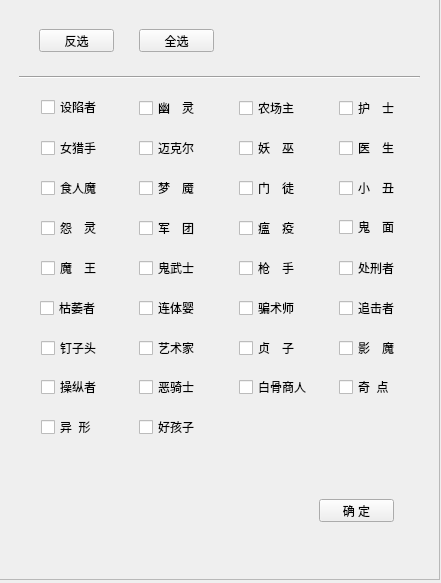
<?xml version="1.0" encoding="UTF-8"?>
<ui version="4.0">
 <class>Dialog</class>
 <widget class="QDialog" name="Dialog">
  <property name="geometry">
   <rect>
    <x>0</x>
    <y>0</y>
    <width>441</width>
    <height>583</height>
   </rect>
  </property>
  <property name="maximumSize">
   <size>
    <width>441</width>
    <height>583</height>
   </size>
  </property>
  <property name="windowTitle">
   <string>选择屠夫</string>
  </property>
  <widget class="QFrame" name="frm_select_killer">
   <property name="geometry">
    <rect>
     <x>-1</x>
     <y>-1</y>
     <width>441</width>
     <height>581</height>
    </rect>
   </property>
   <property name="frameShape">
    <enum>QFrame::StyledPanel</enum>
   </property>
   <property name="frameShadow">
    <enum>QFrame::Raised</enum>
   </property>
   <widget class="QCheckBox" name="cb_jiage">
    <property name="geometry">
     <rect>
      <x>42</x>
      <y>100</y>
      <width>100</width>
      <height>16</height>
     </rect>
    </property>
    <property name="sizePolicy">
     <sizepolicy hsizetype="Fixed" vsizetype="Fixed">
      <horstretch>0</horstretch>
      <verstretch>0</verstretch>
     </sizepolicy>
    </property>
    <property name="text">
     <string>设陷者</string>
    </property>
    <property name="checked">
     <bool>false</bool>
    </property>
    <property name="tristate">
     <bool>false</bool>
    </property>
   </widget>
   <widget class="QCheckBox" name="cb_dingdang">
    <property name="geometry">
     <rect>
      <x>140</x>
      <y>101</y>
      <width>100</width>
      <height>16</height>
     </rect>
    </property>
    <property name="sizePolicy">
     <sizepolicy hsizetype="Fixed" vsizetype="Fixed">
      <horstretch>0</horstretch>
      <verstretch>0</verstretch>
     </sizepolicy>
    </property>
    <property name="text">
     <string>幽　灵</string>
    </property>
    <property name="checked">
     <bool>false</bool>
    </property>
   </widget>
   <widget class="QCheckBox" name="cb_dianjv">
    <property name="geometry">
     <rect>
      <x>240</x>
      <y>101</y>
      <width>100</width>
      <height>16</height>
     </rect>
    </property>
    <property name="sizePolicy">
     <sizepolicy hsizetype="Fixed" vsizetype="Fixed">
      <horstretch>0</horstretch>
      <verstretch>0</verstretch>
     </sizepolicy>
    </property>
    <property name="text">
     <string>农场主</string>
    </property>
    <property name="checked">
     <bool>false</bool>
    </property>
   </widget>
   <widget class="QCheckBox" name="cb_hushi">
    <property name="geometry">
     <rect>
      <x>340</x>
      <y>101</y>
      <width>100</width>
      <height>16</height>
     </rect>
    </property>
    <property name="sizePolicy">
     <sizepolicy hsizetype="Fixed" vsizetype="Fixed">
      <horstretch>0</horstretch>
      <verstretch>0</verstretch>
     </sizepolicy>
    </property>
    <property name="maximumSize">
     <size>
      <width>16777215</width>
      <height>30</height>
     </size>
    </property>
    <property name="layoutDirection">
     <enum>Qt::LeftToRight</enum>
    </property>
    <property name="text">
     <string>护　士</string>
    </property>
    <property name="checked">
     <bool>false</bool>
    </property>
   </widget>
   <widget class="QCheckBox" name="cb_tuzi">
    <property name="geometry">
     <rect>
      <x>42</x>
      <y>141</y>
      <width>100</width>
      <height>16</height>
     </rect>
    </property>
    <property name="sizePolicy">
     <sizepolicy hsizetype="Fixed" vsizetype="Fixed">
      <horstretch>0</horstretch>
      <verstretch>0</verstretch>
     </sizepolicy>
    </property>
    <property name="maximumSize">
     <size>
      <width>16777215</width>
      <height>30</height>
     </size>
    </property>
    <property name="text">
     <string>女猎手</string>
    </property>
    <property name="checked">
     <bool>false</bool>
    </property>
   </widget>
   <widget class="QCheckBox" name="cb_maishu">
    <property name="geometry">
     <rect>
      <x>140</x>
      <y>141</y>
      <width>100</width>
      <height>16</height>
     </rect>
    </property>
    <property name="sizePolicy">
     <sizepolicy hsizetype="Fixed" vsizetype="Fixed">
      <horstretch>0</horstretch>
      <verstretch>0</verstretch>
     </sizepolicy>
    </property>
    <property name="maximumSize">
     <size>
      <width>16777215</width>
      <height>30</height>
     </size>
    </property>
    <property name="text">
     <string>迈克尔</string>
    </property>
    <property name="checked">
     <bool>false</bool>
    </property>
   </widget>
   <widget class="QCheckBox" name="cb_linainai">
    <property name="geometry">
     <rect>
      <x>240</x>
      <y>141</y>
      <width>100</width>
      <height>16</height>
     </rect>
    </property>
    <property name="sizePolicy">
     <sizepolicy hsizetype="Fixed" vsizetype="Fixed">
      <horstretch>0</horstretch>
      <verstretch>0</verstretch>
     </sizepolicy>
    </property>
    <property name="maximumSize">
     <size>
      <width>16777215</width>
      <height>30</height>
     </size>
    </property>
    <property name="text">
     <string>妖　巫</string>
    </property>
    <property name="checked">
     <bool>false</bool>
    </property>
   </widget>
   <widget class="QCheckBox" name="cb_laoyang">
    <property name="geometry">
     <rect>
      <x>340</x>
      <y>141</y>
      <width>100</width>
      <height>16</height>
     </rect>
    </property>
    <property name="sizePolicy">
     <sizepolicy hsizetype="Fixed" vsizetype="Fixed">
      <horstretch>0</horstretch>
      <verstretch>0</verstretch>
     </sizepolicy>
    </property>
    <property name="maximumSize">
     <size>
      <width>16777215</width>
      <height>30</height>
     </size>
    </property>
    <property name="text">
     <string>医　生</string>
    </property>
    <property name="checked">
     <bool>false</bool>
    </property>
   </widget>
   <widget class="QCheckBox" name="cb_babu">
    <property name="geometry">
     <rect>
      <x>42</x>
      <y>181</y>
      <width>100</width>
      <height>16</height>
     </rect>
    </property>
    <property name="sizePolicy">
     <sizepolicy hsizetype="Fixed" vsizetype="Fixed">
      <horstretch>0</horstretch>
      <verstretch>0</verstretch>
     </sizepolicy>
    </property>
    <property name="maximumSize">
     <size>
      <width>16777215</width>
      <height>30</height>
     </size>
    </property>
    <property name="text">
     <string>食人魔</string>
    </property>
    <property name="checked">
     <bool>false</bool>
    </property>
   </widget>
   <widget class="QCheckBox" name="cb_fulaidi">
    <property name="geometry">
     <rect>
      <x>140</x>
      <y>181</y>
      <width>100</width>
      <height>16</height>
     </rect>
    </property>
    <property name="sizePolicy">
     <sizepolicy hsizetype="Fixed" vsizetype="Fixed">
      <horstretch>0</horstretch>
      <verstretch>0</verstretch>
     </sizepolicy>
    </property>
    <property name="text">
     <string>梦　魇</string>
    </property>
    <property name="checked">
     <bool>false</bool>
    </property>
   </widget>
   <widget class="QCheckBox" name="cb_xiaochou">
    <property name="geometry">
     <rect>
      <x>340</x>
      <y>181</y>
      <width>100</width>
      <height>16</height>
     </rect>
    </property>
    <property name="sizePolicy">
     <sizepolicy hsizetype="Fixed" vsizetype="Fixed">
      <horstretch>0</horstretch>
      <verstretch>0</verstretch>
     </sizepolicy>
    </property>
    <property name="text">
     <string>小　丑</string>
    </property>
    <property name="checked">
     <bool>false</bool>
    </property>
   </widget>
   <widget class="QCheckBox" name="cb_lingmei">
    <property name="geometry">
     <rect>
      <x>42</x>
      <y>221</y>
      <width>100</width>
      <height>16</height>
     </rect>
    </property>
    <property name="sizePolicy">
     <sizepolicy hsizetype="Fixed" vsizetype="Fixed">
      <horstretch>0</horstretch>
      <verstretch>0</verstretch>
     </sizepolicy>
    </property>
    <property name="text">
     <string>怨　灵</string>
    </property>
    <property name="checked">
     <bool>false</bool>
    </property>
   </widget>
   <widget class="QCheckBox" name="cb_juntuan">
    <property name="geometry">
     <rect>
      <x>140</x>
      <y>221</y>
      <width>100</width>
      <height>16</height>
     </rect>
    </property>
    <property name="sizePolicy">
     <sizepolicy hsizetype="Fixed" vsizetype="Fixed">
      <horstretch>0</horstretch>
      <verstretch>0</verstretch>
     </sizepolicy>
    </property>
    <property name="text">
     <string>军　团</string>
    </property>
    <property name="checked">
     <bool>false</bool>
    </property>
   </widget>
   <widget class="QCheckBox" name="cb_wenyi">
    <property name="geometry">
     <rect>
      <x>240</x>
      <y>221</y>
      <width>100</width>
      <height>16</height>
     </rect>
    </property>
    <property name="sizePolicy">
     <sizepolicy hsizetype="Fixed" vsizetype="Fixed">
      <horstretch>0</horstretch>
      <verstretch>0</verstretch>
     </sizepolicy>
    </property>
    <property name="text">
     <string>瘟　疫</string>
    </property>
    <property name="checked">
     <bool>false</bool>
    </property>
   </widget>
   <widget class="QCheckBox" name="cb_guimian">
    <property name="geometry">
     <rect>
      <x>340</x>
      <y>220</y>
      <width>100</width>
      <height>16</height>
     </rect>
    </property>
    <property name="sizePolicy">
     <sizepolicy hsizetype="Fixed" vsizetype="Fixed">
      <horstretch>0</horstretch>
      <verstretch>0</verstretch>
     </sizepolicy>
    </property>
    <property name="text">
     <string>鬼　面</string>
    </property>
    <property name="checked">
     <bool>false</bool>
    </property>
   </widget>
   <widget class="QCheckBox" name="cb_mowang">
    <property name="geometry">
     <rect>
      <x>42</x>
      <y>261</y>
      <width>100</width>
      <height>16</height>
     </rect>
    </property>
    <property name="sizePolicy">
     <sizepolicy hsizetype="Fixed" vsizetype="Fixed">
      <horstretch>0</horstretch>
      <verstretch>0</verstretch>
     </sizepolicy>
    </property>
    <property name="text">
     <string>魔　王</string>
    </property>
    <property name="checked">
     <bool>false</bool>
    </property>
   </widget>
   <widget class="QCheckBox" name="cb_guiwushi">
    <property name="geometry">
     <rect>
      <x>140</x>
      <y>261</y>
      <width>100</width>
      <height>16</height>
     </rect>
    </property>
    <property name="sizePolicy">
     <sizepolicy hsizetype="Fixed" vsizetype="Fixed">
      <horstretch>0</horstretch>
      <verstretch>0</verstretch>
     </sizepolicy>
    </property>
    <property name="text">
     <string>鬼武士</string>
    </property>
    <property name="checked">
     <bool>false</bool>
    </property>
   </widget>
   <widget class="QCheckBox" name="cb_qiangshou">
    <property name="geometry">
     <rect>
      <x>240</x>
      <y>261</y>
      <width>100</width>
      <height>16</height>
     </rect>
    </property>
    <property name="sizePolicy">
     <sizepolicy hsizetype="Fixed" vsizetype="Fixed">
      <horstretch>0</horstretch>
      <verstretch>0</verstretch>
     </sizepolicy>
    </property>
    <property name="text">
     <string>枪　手</string>
    </property>
    <property name="checked">
     <bool>false</bool>
    </property>
   </widget>
   <widget class="QCheckBox" name="cb_sanjiaotou">
    <property name="geometry">
     <rect>
      <x>340</x>
      <y>261</y>
      <width>100</width>
      <height>16</height>
     </rect>
    </property>
    <property name="sizePolicy">
     <sizepolicy hsizetype="Fixed" vsizetype="Fixed">
      <horstretch>0</horstretch>
      <verstretch>0</verstretch>
     </sizepolicy>
    </property>
    <property name="text">
     <string>处刑者</string>
    </property>
    <property name="checked">
     <bool>false</bool>
    </property>
   </widget>
   <widget class="QCheckBox" name="cb_kumo">
    <property name="geometry">
     <rect>
      <x>41</x>
      <y>301</y>
      <width>100</width>
      <height>16</height>
     </rect>
    </property>
    <property name="sizePolicy">
     <sizepolicy hsizetype="Fixed" vsizetype="Fixed">
      <horstretch>0</horstretch>
      <verstretch>0</verstretch>
     </sizepolicy>
    </property>
    <property name="text">
     <string>枯萎者</string>
    </property>
    <property name="checked">
     <bool>false</bool>
    </property>
   </widget>
   <widget class="QCheckBox" name="cb_liantiying">
    <property name="geometry">
     <rect>
      <x>140</x>
      <y>301</y>
      <width>100</width>
      <height>16</height>
     </rect>
    </property>
    <property name="sizePolicy">
     <sizepolicy hsizetype="Fixed" vsizetype="Fixed">
      <horstretch>0</horstretch>
      <verstretch>0</verstretch>
     </sizepolicy>
    </property>
    <property name="text">
     <string>连体婴</string>
    </property>
    <property name="checked">
     <bool>false</bool>
    </property>
   </widget>
   <widget class="QCheckBox" name="cb_gege">
    <property name="geometry">
     <rect>
      <x>240</x>
      <y>301</y>
      <width>100</width>
      <height>16</height>
     </rect>
    </property>
    <property name="sizePolicy">
     <sizepolicy hsizetype="Fixed" vsizetype="Fixed">
      <horstretch>0</horstretch>
      <verstretch>0</verstretch>
     </sizepolicy>
    </property>
    <property name="text">
     <string>骗术师</string>
    </property>
    <property name="checked">
     <bool>false</bool>
    </property>
   </widget>
   <widget class="QCheckBox" name="cb_zhuizhui">
    <property name="geometry">
     <rect>
      <x>340</x>
      <y>301</y>
      <width>100</width>
      <height>16</height>
     </rect>
    </property>
    <property name="sizePolicy">
     <sizepolicy hsizetype="Fixed" vsizetype="Fixed">
      <horstretch>0</horstretch>
      <verstretch>0</verstretch>
     </sizepolicy>
    </property>
    <property name="text">
     <string>追击者</string>
    </property>
    <property name="checked">
     <bool>false</bool>
    </property>
   </widget>
   <widget class="QCheckBox" name="cb_dingzitou">
    <property name="geometry">
     <rect>
      <x>42</x>
      <y>341</y>
      <width>100</width>
      <height>16</height>
     </rect>
    </property>
    <property name="sizePolicy">
     <sizepolicy hsizetype="Fixed" vsizetype="Fixed">
      <horstretch>0</horstretch>
      <verstretch>0</verstretch>
     </sizepolicy>
    </property>
    <property name="text">
     <string>钉子头</string>
    </property>
    <property name="checked">
     <bool>false</bool>
    </property>
   </widget>
   <widget class="QCheckBox" name="cb_niaojie">
    <property name="geometry">
     <rect>
      <x>140</x>
      <y>341</y>
      <width>100</width>
      <height>16</height>
     </rect>
    </property>
    <property name="sizePolicy">
     <sizepolicy hsizetype="Fixed" vsizetype="Fixed">
      <horstretch>0</horstretch>
      <verstretch>0</verstretch>
     </sizepolicy>
    </property>
    <property name="text">
     <string>艺术家</string>
    </property>
    <property name="checked">
     <bool>false</bool>
    </property>
   </widget>
   <widget class="QCheckBox" name="cb_zhenzi">
    <property name="geometry">
     <rect>
      <x>240</x>
      <y>341</y>
      <width>100</width>
      <height>16</height>
     </rect>
    </property>
    <property name="sizePolicy">
     <sizepolicy hsizetype="Fixed" vsizetype="Fixed">
      <horstretch>0</horstretch>
      <verstretch>0</verstretch>
     </sizepolicy>
    </property>
    <property name="text">
     <string>贞　子</string>
    </property>
    <property name="checked">
     <bool>false</bool>
    </property>
   </widget>
   <widget class="QCheckBox" name="cb_yingmo">
    <property name="geometry">
     <rect>
      <x>340</x>
      <y>341</y>
      <width>100</width>
      <height>16</height>
     </rect>
    </property>
    <property name="sizePolicy">
     <sizepolicy hsizetype="Fixed" vsizetype="Fixed">
      <horstretch>0</horstretch>
      <verstretch>0</verstretch>
     </sizepolicy>
    </property>
    <property name="text">
     <string>影　魔</string>
    </property>
    <property name="checked">
     <bool>false</bool>
    </property>
   </widget>
   <widget class="QCheckBox" name="cb_weishu">
    <property name="geometry">
     <rect>
      <x>42</x>
      <y>380</y>
      <width>100</width>
      <height>16</height>
     </rect>
    </property>
    <property name="sizePolicy">
     <sizepolicy hsizetype="Fixed" vsizetype="Fixed">
      <horstretch>0</horstretch>
      <verstretch>0</verstretch>
     </sizepolicy>
    </property>
    <property name="text">
     <string>操纵者</string>
    </property>
    <property name="checked">
     <bool>false</bool>
    </property>
   </widget>
   <widget class="QCheckBox" name="cb_eqishi">
    <property name="geometry">
     <rect>
      <x>140</x>
      <y>380</y>
      <width>100</width>
      <height>16</height>
     </rect>
    </property>
    <property name="sizePolicy">
     <sizepolicy hsizetype="Fixed" vsizetype="Fixed">
      <horstretch>0</horstretch>
      <verstretch>0</verstretch>
     </sizepolicy>
    </property>
    <property name="maximumSize">
     <size>
      <width>7000000</width>
      <height>30</height>
     </size>
    </property>
    <property name="text">
     <string>恶骑士</string>
    </property>
    <property name="checked">
     <bool>false</bool>
    </property>
   </widget>
   <widget class="QPushButton" name="pb_invert">
    <property name="geometry">
     <rect>
      <x>40</x>
      <y>30</y>
      <width>75</width>
      <height>23</height>
     </rect>
    </property>
    <property name="focusPolicy">
     <enum>Qt::NoFocus</enum>
    </property>
    <property name="text">
     <string>反选</string>
    </property>
   </widget>
   <widget class="QPushButton" name="pb_all">
    <property name="geometry">
     <rect>
      <x>140</x>
      <y>30</y>
      <width>75</width>
      <height>23</height>
     </rect>
    </property>
    <property name="focusPolicy">
     <enum>Qt::NoFocus</enum>
    </property>
    <property name="text">
     <string>全选</string>
    </property>
   </widget>
   <widget class="Line" name="line">
    <property name="geometry">
     <rect>
      <x>20</x>
      <y>70</y>
      <width>401</width>
      <height>16</height>
     </rect>
    </property>
    <property name="orientation">
     <enum>Qt::Horizontal</enum>
    </property>
   </widget>
   <widget class="QPushButton" name="pb_save">
    <property name="geometry">
     <rect>
      <x>320</x>
      <y>500</y>
      <width>75</width>
      <height>23</height>
     </rect>
    </property>
    <property name="focusPolicy">
     <enum>Qt::NoFocus</enum>
    </property>
    <property name="text">
     <string>确 定</string>
    </property>
   </widget>
   <widget class="QCheckBox" name="cb_zhuzhu">
    <property name="geometry">
     <rect>
      <x>240</x>
      <y>181</y>
      <width>100</width>
      <height>16</height>
     </rect>
    </property>
    <property name="sizePolicy">
     <sizepolicy hsizetype="Fixed" vsizetype="Fixed">
      <horstretch>0</horstretch>
      <verstretch>0</verstretch>
     </sizepolicy>
    </property>
    <property name="maximumSize">
     <size>
      <width>16777215</width>
      <height>16777215</height>
     </size>
    </property>
    <property name="text">
     <string>门　徒 </string>
    </property>
    <property name="checked">
     <bool>false</bool>
    </property>
   </widget>
   <widget class="QCheckBox" name="cb_baigu">
    <property name="geometry">
     <rect>
      <x>240</x>
      <y>380</y>
      <width>100</width>
      <height>16</height>
     </rect>
    </property>
    <property name="sizePolicy">
     <sizepolicy hsizetype="Fixed" vsizetype="Fixed">
      <horstretch>0</horstretch>
      <verstretch>0</verstretch>
     </sizepolicy>
    </property>
    <property name="maximumSize">
     <size>
      <width>16777215</width>
      <height>30</height>
     </size>
    </property>
    <property name="text">
     <string>白骨商人</string>
    </property>
    <property name="checked">
     <bool>false</bool>
    </property>
   </widget>
   <widget class="QCheckBox" name="cb_jidian">
    <property name="geometry">
     <rect>
      <x>340</x>
      <y>380</y>
      <width>90</width>
      <height>16</height>
     </rect>
    </property>
    <property name="sizePolicy">
     <sizepolicy hsizetype="Fixed" vsizetype="Fixed">
      <horstretch>0</horstretch>
      <verstretch>0</verstretch>
     </sizepolicy>
    </property>
    <property name="text">
     <string>奇  点</string>
    </property>
    <property name="checked">
     <bool>false</bool>
    </property>
   </widget>
   <widget class="QCheckBox" name="cb_yixing">
    <property name="geometry">
     <rect>
      <x>42</x>
      <y>420</y>
      <width>100</width>
      <height>16</height>
     </rect>
    </property>
    <property name="sizePolicy">
     <sizepolicy hsizetype="Fixed" vsizetype="Fixed">
      <horstretch>0</horstretch>
      <verstretch>0</verstretch>
     </sizepolicy>
    </property>
    <property name="text">
     <string>异  形</string>
    </property>
    <property name="checked">
     <bool>false</bool>
    </property>
   </widget>
   <widget class="QCheckBox" name="cb_qiaji">
    <property name="geometry">
     <rect>
      <x>140</x>
      <y>420</y>
      <width>100</width>
      <height>16</height>
     </rect>
    </property>
    <property name="sizePolicy">
     <sizepolicy hsizetype="Fixed" vsizetype="Fixed">
      <horstretch>0</horstretch>
      <verstretch>0</verstretch>
     </sizepolicy>
    </property>
    <property name="text">
     <string>好孩子</string>
    </property>
    <property name="checked">
     <bool>false</bool>
    </property>
   </widget>
  </widget>
 </widget>
 <tabstops>
  <tabstop>cb_jiage</tabstop>
  <tabstop>cb_dingdang</tabstop>
  <tabstop>cb_dianjv</tabstop>
  <tabstop>cb_hushi</tabstop>
  <tabstop>cb_tuzi</tabstop>
  <tabstop>cb_maishu</tabstop>
  <tabstop>cb_linainai</tabstop>
  <tabstop>cb_laoyang</tabstop>
  <tabstop>cb_babu</tabstop>
  <tabstop>cb_fulaidi</tabstop>
  <tabstop>cb_zhuzhu</tabstop>
  <tabstop>cb_xiaochou</tabstop>
  <tabstop>cb_lingmei</tabstop>
  <tabstop>cb_juntuan</tabstop>
  <tabstop>cb_wenyi</tabstop>
  <tabstop>cb_guimian</tabstop>
  <tabstop>cb_mowang</tabstop>
  <tabstop>cb_guiwushi</tabstop>
  <tabstop>cb_qiangshou</tabstop>
  <tabstop>cb_sanjiaotou</tabstop>
  <tabstop>cb_kumo</tabstop>
  <tabstop>cb_liantiying</tabstop>
  <tabstop>cb_gege</tabstop>
  <tabstop>cb_zhuizhui</tabstop>
  <tabstop>cb_dingzitou</tabstop>
  <tabstop>cb_niaojie</tabstop>
  <tabstop>cb_zhenzi</tabstop>
  <tabstop>cb_yingmo</tabstop>
  <tabstop>cb_weishu</tabstop>
  <tabstop>cb_eqishi</tabstop>
  <tabstop>pb_save</tabstop>
 </tabstops>
 <resources/>
 <connections>
  <connection>
   <sender>pb_save</sender>
   <signal>clicked()</signal>
   <receiver>Dialog</receiver>
   <slot>close()</slot>
   <hints>
    <hint type="sourcelabel">
     <x>194</x>
     <y>488</y>
    </hint>
    <hint type="destinationlabel">
     <x>184</x>
     <y>274</y>
    </hint>
   </hints>
  </connection>
 </connections>
</ui>
